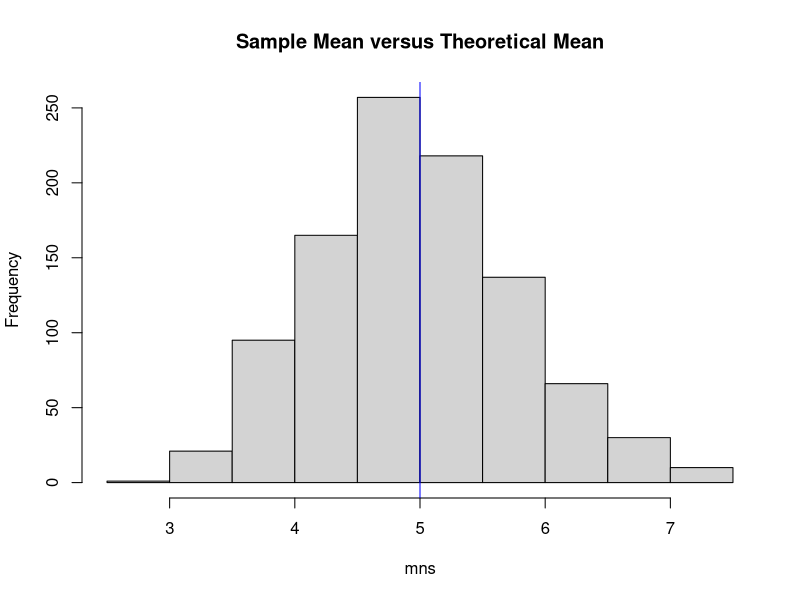
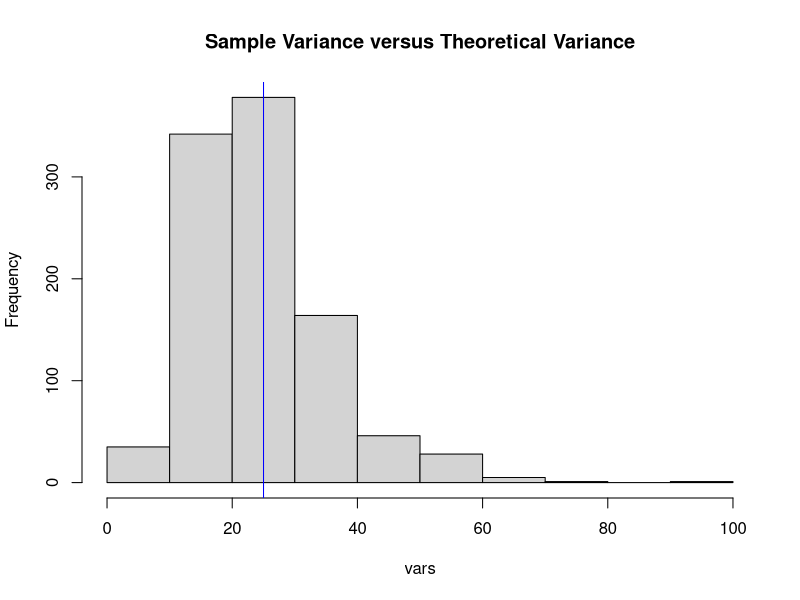
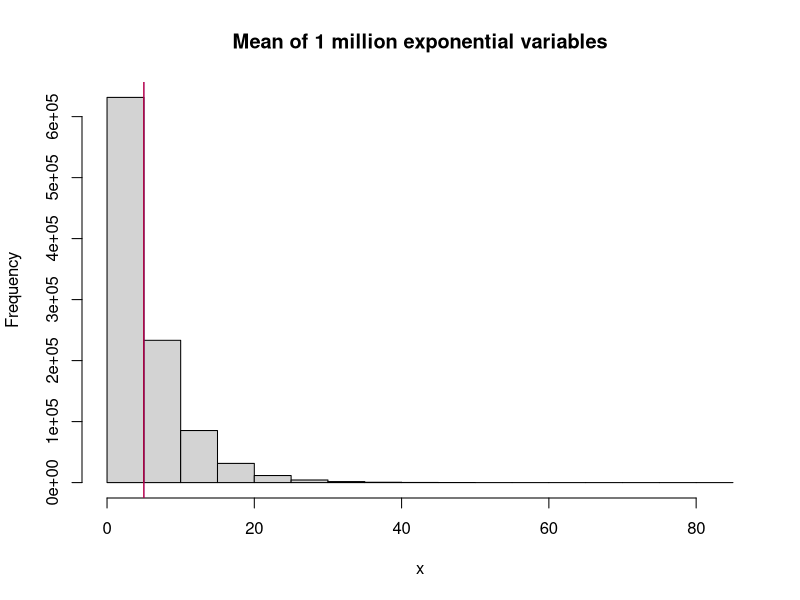
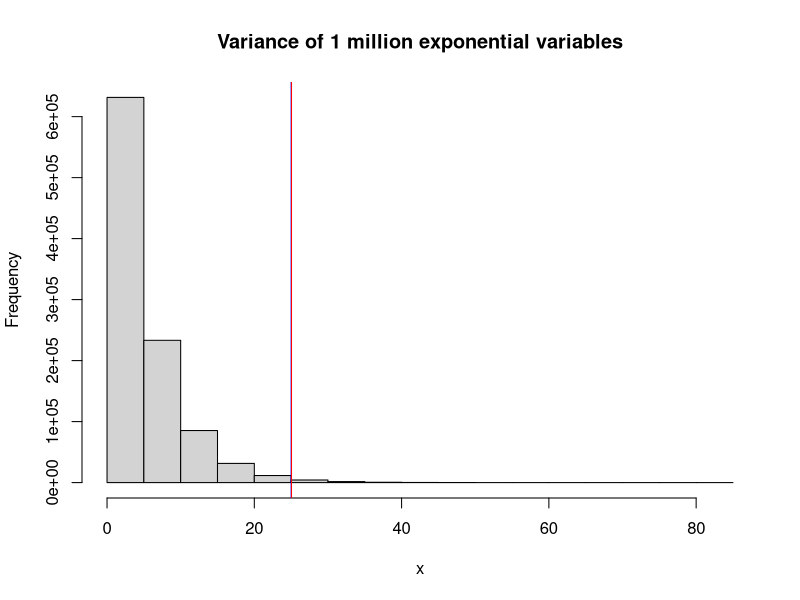

The R source for these figures, in order:
## ---- chunk 1
knitr::opts_chunk$set(echo=TRUE)
## ---- chunk 2
lambda=0.2
TheoreticalMean=1/lambda
TheoreticalVariance=(1/lambda)^2

TheoreticalMean
TheoreticalVariance
## ---- chunk 3
mns = NULL
for (i in 1 : 1000) mns = c(mns, mean(rexp(40,rate=lambda)))
hist(mns,main="Sample Mean versus Theoretical Mean")
abline(v=TheoreticalMean,col="blue")
## ---- chunk 4
vars = NULL
for (i in 1 : 1000) vars = c(vars, var(rexp(40,rate=lambda)))
hist(vars,main="Sample Variance versus Theoretical Variance")
abline(v=TheoreticalVariance,col="blue")
## ---- chunk 5
x<-rexp(1000000,rate=lambda)
mean(x)
## ---- chunk 6
hist(x,main="Mean of 1 million exponential variables")
abline(v=TheoreticalMean,col="blue")
abline(v=mean(x),col="red")
## ---- chunk 7
hist(x,main="Variance of 1 million exponential variables")
abline(v=TheoreticalVariance,col="blue")
abline(v=var(x),col="red")
